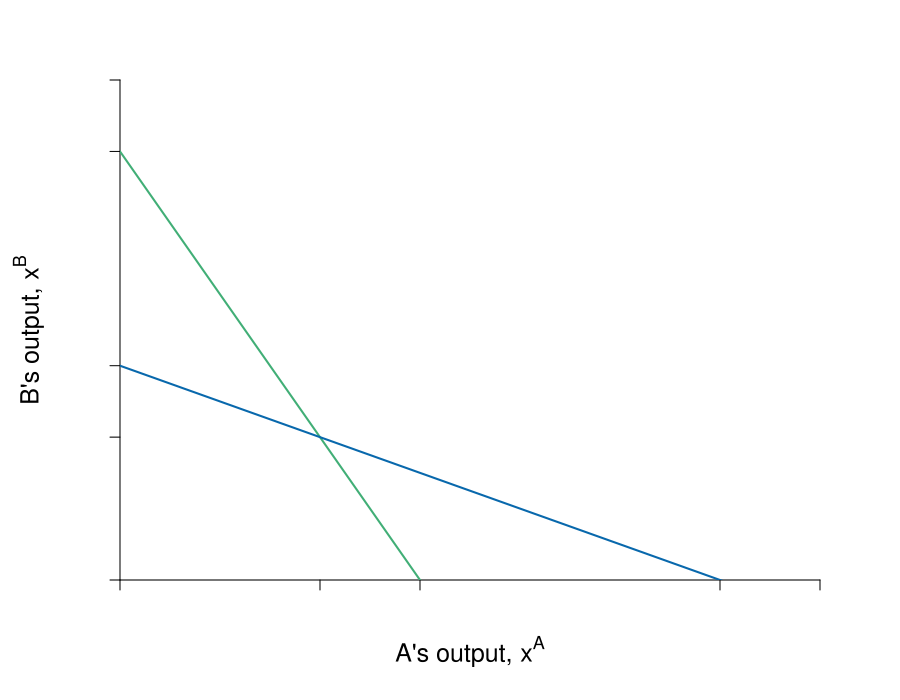

R code for this plot:
require(shape)
pdf(file = "competitionmarkets/cournot_brfs_nolabels_worksheet.pdf", width = 9, height = 7)

#Set parameters for graphics
axislabelsize <- 1.5
labelsize <- 1.2
graphlinewidth <- 2
segmentlinewidth <- 1.5

COL <- c("#7fc97f", "#beaed4", "#fdc086", "#ffff99", "#386cb0", "#f0027f", "#bf5b17", "#666666")
COLA <- c("#e0f3db", "#99d8c9","#66c2a4","#41ae76", "#238b45", "#005824")
COLB <- c("#c6dbef", "#4eb3d3", "#2b8cbe", "#0868ac","#084081")

par(mar =  c(6, 6, 4, 4))

piA <- function(xa, xb, s = 0.5, pmax = 20, c1 = 2) {
  (pmax - s*xb)*xa - s*(xa)^2 - c1*xa
}

piB <- function(xa, xb, s = 0.5, pmax = 20, c1 = 2) {
  (pmax - s*xa)*xb - s*(xb)^2 - c1*xb
}

brfB <- function(xa, s = 0.5, pmax = 20, c1 = 2) {
  (pmax - c1)/(2*s) - (1/2)*xa
}

brfA <- function(xa, s = 0.5, pmax = 20, c1 = 2) {
  (pmax - c1)/s - 2*xa
}

# brfPE <- function(ea, alpha = 16, beta = 1/12) {
#   alpha*(1 - beta*ea)
# }
# 
# indiffeA <- function(ea, alpha = 16, beta = 1/24, uA = 46.08) {
#   1/beta - (0.5*ea)/(alpha*beta) - uA/(alpha*beta*ea)
# }
# 
# indiffB <- function(eb, alpha = 16, beta = 1/24, uB = 46.08) {
#   (alpha*eb - uB - 0.5*eb^2)/(alpha*beta*eb)
# }
# 
# indiffB2 <- function(ea, alpha = 16, beta = 1/24, uB = 46.08) {
#   sqrt(alpha^2*(beta*ea - 1)^2 - 2*uB) - alpha*beta*ea + alpha
# }
# 
# indiffB3 <- function(ea, alpha = 16, beta = 1/24, uB = 46.08) {
#   -sqrt(alpha^2*(beta*ea - 1)^2 - 2*uB) - alpha*beta*ea + alpha
# }


#Input into Wolfram Alpha: solve for x y = 1/b - (0.5*x)/(a*b) - u/(a*b*x)

# indiffAlowB <- function(eb, alpha = 16, beta = 1/24, uA = 46.08) {
#   0.5*(-sqrt((2*alpha*beta*eb - 2*alpha)^2 - 8*uA)) - 2*alpha*beta*eb + 2*alpha
# }
# 
# indiffAlow <- function(ea, alpha = 16, beta = 1/24, uA = 46.08) {
#   0.5*(-sqrt((2*alpha*beta*ea - 2*alpha)^2 - 8*uA)) - 2*alpha*beta*ea + 2*alpha
# }
# 
# indiffAgain <- function(ea, alpha = 16, beta = 1/24, uA = 46.08) {
#   (-2*alpha*ea +2*uA + ea^2 )/ ( 2 * alpha * beta * ea)
# }

xlims <- c(0, 42)
ylims <- c(0, 42)

npts <- 501 
x <- seq(xlims[1], xlims[2], length.out = npts)
y <- seq(ylims[1], ylims[2], length.out = npts) 
a <- c(46.08, 55, 64)
b <- c(46.08, 55, 64)


#B's value when at A's bliss point
#0.35*log(5.88) + 0.35*log(8.88) + 0.5*log(10 - 5.88) + 0.5*log(15 - 8.88) 

#B's bliss point x = 4.11765; y = 6.17647
#A's value when at A's bliss point
#0.5*log(4.11765) + 0.5*log(6.17647) + 0.35*log(10 - 4.11765) + 0.35*log(15 - 6.17647) 


plot(0, 0, xlim = xlims, ylim = ylims, type = "n",
     xlab = expression(paste("")),
     ylab = expression(paste("")), 
     xaxt = "n", 
     yaxt = "n", 
     cex.lab = axislabelsize, 
     bty = "n",
     xaxs="i", 
     yaxs="i")

# ticksy <- seq(from = 0, to = ylims[2], by = 2)
# ylabels <- seq(from = 0, to = ylims[2], by = 2)
# ticksx <- seq(from = 0, to = xlims[2], by = 2)
# xlabels <- seq(from = 0, to = xlims[2], by = 2)
ticksy <- c(0, 12, 18, 36, ylims[2])
ylabels <- c(NA, expression(paste(x^{BN})), expression(paste( frac(bar(p) - c[1],2*beta) )), expression(paste( frac(bar(p) - c[1],beta) )), NA)
ticksx <- c(0, 12, 18, 36, xlims[2])
xlabels <- c(NA, expression(paste(x^{AN})), expression(paste(frac(bar(p) - c[1],2*beta))), expression(paste( frac(bar(p) - c[1],beta) )), NA)

axis(1, at = ticksx, pos = 0, labels = FALSE)

#text(x = c(0, 12, 18, 36, xlims[2]), par("usr")[3] - 0.4, labels = xlabels, srt = 0, pos = 1, xpd = TRUE)

axis(2, at = ticksy, pos = 0, labels = FALSE, las = 1)

npts <- 500 
xx1 <- seq(xlims[1], xlims[2], length.out = npts)

lines(xx1, brfA(xx1, s = 0.5, pmax = 20, c1 = 2), col = COLA[4], lwd = graphlinewidth)
lines(xx1, brfB(xx1, s = 0.5, pmax = 20, c1 = 2), col = COLB[4], lwd = graphlinewidth)

# segments(0, 12, 12, 12, lty = 2, col = "gray" , lwd = segmentlinewidth)
# segments(12, 0, 12, 12, lty = 2, col = "gray" , lwd = segmentlinewidth)

#mtext(expression(paste("A's output, ", x^A)), side=1, line = 2.5, cex = axislabelsize)
text(0.5*(xlims[2]), -6, expression(paste("A's output, ", x^A)), xpd = TRUE, cex = axislabelsize) 
text(-5.5, 0.5*ylims[2], expression(paste("B's output, ", x^B)), xpd = TRUE, cex = axislabelsize, srt = 90) 

#segments(4.11765, 6.17647, 5.88, 8.88, lty = 1, col = COL[2] , lwd = graphlinewidth)
#text(7.3, 3, expression("Pareto Efficient"))
#text(7.3, 2.5, expression("Curve"))
#Arrows(7.3, 3.5, 7.3, 6.1, col = "black", lty = 1, lwd = 2, arr.type = "triangle", arr.lwd = 0.5)

#Label the iso-welfare functions for the HG, Aisha
# text(3.8, 1.5, expression(u[1]^A))
# text(4.6, 1.5, expression(u[2]^A))
# text(5.5, 1.5, expression(u[3]^A))
#text(6.6, 8.3, expression(u[4]^A))

#Label the indifference curves for the HG, Betty
# text(7.6, 17, expression(u[1]^B))
# text(6.75, 17, expression(u[2]^B))
# text(6, 17, expression(u[3]^B))
#text(3.4, 6.9, expression(v[4]^B))

#Label point i. 
# points(12, 12, pch = 16, col = "black", cex = 1.5)
# text(16.5, 12.5, expression(paste("Nash Equilibrium")))
# text(11.3, 11.3, expression(paste("n")))

#Annotate Pareto Efficient Curve and relevant points
# segments(8, 6, 6, 8, lty = 1, col = COL[2] , lwd = graphlinewidth)
# points(6, 8, pch = 16, col = "black", cex = 1.5)
# text(6, 8.5, expression(paste("g")))
# 
# points(8, 6, pch = 16, col = "black", cex = 1.5)
# text(7, 7.5, expression(paste("i")))
# 
# points(7, 7, pch = 16, col = "black", cex = 1.5)
# text(8, 6.5, expression(paste("f")))

#points(5.84, 8.77, pch = 16, col = "black", cex = 1.5)

# #B's brf
# text(34, 7.25, expression(paste("B's best response")))
# text(34, 6, expression(paste("function")))
# Arrows(29.5, 6.75, 24, 6.75, col = "black", lty = 1, lwd = 2, arr.type = "triangle", arr.lwd = 0.5)
# 
# #A's brf
# text(6, 34, expression(paste("A's best response")))
# text(6, 32.75, expression(paste("function")))
# Arrows(6, 32, 6, 26, col = "black", lty = 1, lwd = 2, arr.type = "triangle", arr.lwd = 0.5)




dev.off()
